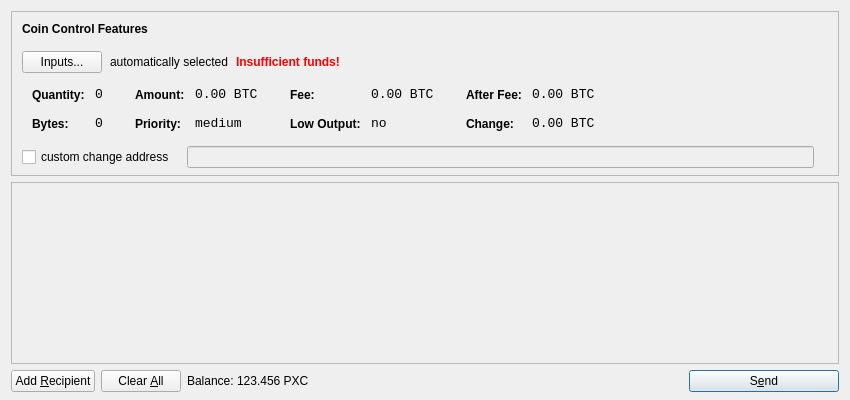
<?xml version="1.0" encoding="UTF-8"?>
<ui version="4.0">
 <class>SendCoinsDialog</class>
 <widget class="QDialog" name="SendCoinsDialog">
  <property name="geometry">
   <rect>
    <x>0</x>
    <y>0</y>
    <width>850</width>
    <height>400</height>
   </rect>
  </property>
  <property name="windowTitle">
   <string>Send Coins</string>
  </property>
  <layout class="QVBoxLayout" name="verticalLayout" stretch="0,1,0">
   <property name="bottomMargin">
    <number>8</number>
   </property>
   <item>
    <widget class="QFrame" name="frameCoinControl">
     <property name="sizePolicy">
      <sizepolicy hsizetype="Expanding" vsizetype="Expanding">
       <horstretch>0</horstretch>
       <verstretch>0</verstretch>
      </sizepolicy>
     </property>
     <property name="maximumSize">
      <size>
       <width>16777215</width>
       <height>16777215</height>
      </size>
     </property>
     <property name="frameShape">
      <enum>QFrame::StyledPanel</enum>
     </property>
     <property name="frameShadow">
      <enum>QFrame::Sunken</enum>
     </property>
     <layout class="QVBoxLayout" name="verticalLayoutCoinControl2">
      <property name="spacing">
       <number>-1</number>
      </property>
      <property name="leftMargin">
       <number>0</number>
      </property>
      <property name="topMargin">
       <number>0</number>
      </property>
      <property name="rightMargin">
       <number>0</number>
      </property>
      <property name="bottomMargin">
       <number>6</number>
      </property>
      <item>
       <layout class="QVBoxLayout" name="verticalLayoutCoinControl" stretch="0,0,0,0,1">
        <property name="spacing">
         <number>0</number>
        </property>
        <property name="leftMargin">
         <number>10</number>
        </property>
        <property name="topMargin">
         <number>10</number>
        </property>
        <item>
         <layout class="QHBoxLayout" name="horizontalLayoutCoinControl1">
          <property name="bottomMargin">
           <number>15</number>
          </property>
          <item>
           <widget class="QLabel" name="labelCoinControlFeatures">
            <property name="sizePolicy">
             <sizepolicy hsizetype="Preferred" vsizetype="Maximum">
              <horstretch>0</horstretch>
              <verstretch>0</verstretch>
             </sizepolicy>
            </property>
            <property name="font">
             <font>
              <weight>75</weight>
              <bold>true</bold>
             </font>
            </property>
            <property name="styleSheet">
             <string notr="true">font-weight:bold;</string>
            </property>
            <property name="text">
             <string>Coin Control Features</string>
            </property>
           </widget>
          </item>
         </layout>
        </item>
        <item>
         <layout class="QHBoxLayout" name="horizontalLayoutCoinControl2" stretch="0,0,0,0">
          <property name="spacing">
           <number>8</number>
          </property>
          <property name="bottomMargin">
           <number>10</number>
          </property>
          <item>
           <widget class="QPushButton" name="pushButtonCoinControl">
            <property name="styleSheet">
             <string notr="true"/>
            </property>
            <property name="text">
             <string>Inputs...</string>
            </property>
           </widget>
          </item>
          <item>
           <widget class="QLabel" name="labelCoinControlAutomaticallySelected">
            <property name="text">
             <string>automatically selected</string>
            </property>
            <property name="margin">
             <number>5</number>
            </property>
           </widget>
          </item>
          <item>
           <widget class="QLabel" name="labelCoinControlInsuffFunds">
            <property name="font">
             <font>
              <weight>75</weight>
              <bold>true</bold>
             </font>
            </property>
            <property name="styleSheet">
             <string notr="true">color:red;font-weight:bold;</string>
            </property>
            <property name="text">
             <string>Insufficient funds!</string>
            </property>
            <property name="margin">
             <number>5</number>
            </property>
           </widget>
          </item>
          <item>
           <spacer name="horizontalSpacerCoinControl">
            <property name="orientation">
             <enum>Qt::Horizontal</enum>
            </property>
            <property name="sizeHint" stdset="0">
             <size>
              <width>40</width>
              <height>1</height>
             </size>
            </property>
           </spacer>
          </item>
         </layout>
        </item>
        <item>
         <widget class="QWidget" name="widgetCoinControl" native="true">
          <property name="sizePolicy">
           <sizepolicy hsizetype="Preferred" vsizetype="Preferred">
            <horstretch>0</horstretch>
            <verstretch>0</verstretch>
           </sizepolicy>
          </property>
          <property name="minimumSize">
           <size>
            <width>0</width>
            <height>0</height>
           </size>
          </property>
          <property name="styleSheet">
           <string notr="true"/>
          </property>
          <layout class="QHBoxLayout" name="horizontalLayoutCoinControl5">
           <property name="margin">
            <number>0</number>
           </property>
           <item>
            <layout class="QHBoxLayout" name="horizontalLayoutCoinControl3" stretch="0,0,0,1">
             <property name="spacing">
              <number>20</number>
             </property>
             <property name="topMargin">
              <number>0</number>
             </property>
             <property name="bottomMargin">
              <number>10</number>
             </property>
             <item>
              <layout class="QFormLayout" name="formLayoutCoinControl1">
               <property name="horizontalSpacing">
                <number>10</number>
               </property>
               <property name="verticalSpacing">
                <number>14</number>
               </property>
               <property name="leftMargin">
                <number>10</number>
               </property>
               <property name="topMargin">
                <number>4</number>
               </property>
               <property name="rightMargin">
                <number>6</number>
               </property>
               <item row="0" column="0">
                <widget class="QLabel" name="labelCoinControlQuantityText">
                 <property name="styleSheet">
                  <string notr="true">font-weight:bold;</string>
                 </property>
                 <property name="text">
                  <string>Quantity:</string>
                 </property>
                 <property name="margin">
                  <number>0</number>
                 </property>
                </widget>
               </item>
               <item row="0" column="1">
                <widget class="QLabel" name="labelCoinControlQuantity">
                 <property name="font">
                  <font>
                   <family>Monospace</family>
                   <pointsize>10</pointsize>
                  </font>
                 </property>
                 <property name="cursor">
                  <cursorShape>IBeamCursor</cursorShape>
                 </property>
                 <property name="contextMenuPolicy">
                  <enum>Qt::ActionsContextMenu</enum>
                 </property>
                 <property name="text">
                  <string notr="true">0</string>
                 </property>
                 <property name="margin">
                  <number>0</number>
                 </property>
                 <property name="textInteractionFlags">
                  <set>Qt::LinksAccessibleByMouse|Qt::TextSelectableByKeyboard|Qt::TextSelectableByMouse</set>
                 </property>
                </widget>
               </item>
               <item row="1" column="0">
                <widget class="QLabel" name="labelCoinControlBytesText">
                 <property name="styleSheet">
                  <string notr="true">font-weight:bold;</string>
                 </property>
                 <property name="text">
                  <string>Bytes:</string>
                 </property>
                </widget>
               </item>
               <item row="1" column="1">
                <widget class="QLabel" name="labelCoinControlBytes">
                 <property name="font">
                  <font>
                   <family>Monospace</family>
                   <pointsize>10</pointsize>
                  </font>
                 </property>
                 <property name="cursor">
                  <cursorShape>IBeamCursor</cursorShape>
                 </property>
                 <property name="contextMenuPolicy">
                  <enum>Qt::ActionsContextMenu</enum>
                 </property>
                 <property name="text">
                  <string notr="true">0</string>
                 </property>
                 <property name="textInteractionFlags">
                  <set>Qt::LinksAccessibleByMouse|Qt::TextSelectableByKeyboard|Qt::TextSelectableByMouse</set>
                 </property>
                </widget>
               </item>
              </layout>
             </item>
             <item>
              <layout class="QFormLayout" name="formLayoutCoinControl2">
               <property name="horizontalSpacing">
                <number>10</number>
               </property>
               <property name="verticalSpacing">
                <number>14</number>
               </property>
               <property name="leftMargin">
                <number>6</number>
               </property>
               <property name="topMargin">
                <number>4</number>
               </property>
               <property name="rightMargin">
                <number>6</number>
               </property>
               <item row="0" column="0">
                <widget class="QLabel" name="labelCoinControlAmountText">
                 <property name="styleSheet">
                  <string notr="true">font-weight:bold;</string>
                 </property>
                 <property name="text">
                  <string>Amount:</string>
                 </property>
                 <property name="margin">
                  <number>0</number>
                 </property>
                </widget>
               </item>
               <item row="0" column="1">
                <widget class="QLabel" name="labelCoinControlAmount">
                 <property name="font">
                  <font>
                   <family>Monospace</family>
                   <pointsize>10</pointsize>
                  </font>
                 </property>
                 <property name="cursor">
                  <cursorShape>IBeamCursor</cursorShape>
                 </property>
                 <property name="contextMenuPolicy">
                  <enum>Qt::ActionsContextMenu</enum>
                 </property>
                 <property name="text">
                  <string notr="true">0.00 BTC</string>
                 </property>
                 <property name="textInteractionFlags">
                  <set>Qt::LinksAccessibleByMouse|Qt::TextSelectableByKeyboard|Qt::TextSelectableByMouse</set>
                 </property>
                </widget>
               </item>
               <item row="1" column="0">
                <widget class="QLabel" name="labelCoinControlPriorityText">
                 <property name="styleSheet">
                  <string notr="true">font-weight:bold;</string>
                 </property>
                 <property name="text">
                  <string>Priority:</string>
                 </property>
                </widget>
               </item>
               <item row="1" column="1">
                <widget class="QLabel" name="labelCoinControlPriority">
                 <property name="font">
                  <font>
                   <family>Monospace</family>
                   <pointsize>10</pointsize>
                  </font>
                 </property>
                 <property name="cursor">
                  <cursorShape>IBeamCursor</cursorShape>
                 </property>
                 <property name="contextMenuPolicy">
                  <enum>Qt::ActionsContextMenu</enum>
                 </property>
                 <property name="text">
                  <string>medium</string>
                 </property>
                 <property name="textInteractionFlags">
                  <set>Qt::LinksAccessibleByMouse|Qt::TextSelectableByKeyboard|Qt::TextSelectableByMouse</set>
                 </property>
                </widget>
               </item>
              </layout>
             </item>
             <item>
              <layout class="QFormLayout" name="formLayoutCoinControl3">
               <property name="horizontalSpacing">
                <number>10</number>
               </property>
               <property name="verticalSpacing">
                <number>14</number>
               </property>
               <property name="leftMargin">
                <number>6</number>
               </property>
               <property name="topMargin">
                <number>4</number>
               </property>
               <property name="rightMargin">
                <number>6</number>
               </property>
               <item row="0" column="0">
                <widget class="QLabel" name="labelCoinControlFeeText">
                 <property name="styleSheet">
                  <string notr="true">font-weight:bold;</string>
                 </property>
                 <property name="text">
                  <string>Fee:</string>
                 </property>
                 <property name="margin">
                  <number>0</number>
                 </property>
                </widget>
               </item>
               <item row="0" column="1">
                <widget class="QLabel" name="labelCoinControlFee">
                 <property name="font">
                  <font>
                   <family>Monospace</family>
                   <pointsize>10</pointsize>
                  </font>
                 </property>
                 <property name="cursor">
                  <cursorShape>IBeamCursor</cursorShape>
                 </property>
                 <property name="contextMenuPolicy">
                  <enum>Qt::ActionsContextMenu</enum>
                 </property>
                 <property name="text">
                  <string notr="true">0.00 BTC</string>
                 </property>
                 <property name="textInteractionFlags">
                  <set>Qt::LinksAccessibleByMouse|Qt::TextSelectableByKeyboard|Qt::TextSelectableByMouse</set>
                 </property>
                </widget>
               </item>
               <item row="1" column="0">
                <widget class="QLabel" name="labelCoinControlLowOutputText">
                 <property name="styleSheet">
                  <string notr="true">font-weight:bold;</string>
                 </property>
                 <property name="text">
                  <string>Low Output:</string>
                 </property>
                </widget>
               </item>
               <item row="1" column="1">
                <widget class="QLabel" name="labelCoinControlLowOutput">
                 <property name="font">
                  <font>
                   <family>Monospace</family>
                   <pointsize>10</pointsize>
                  </font>
                 </property>
                 <property name="cursor">
                  <cursorShape>IBeamCursor</cursorShape>
                 </property>
                 <property name="contextMenuPolicy">
                  <enum>Qt::ActionsContextMenu</enum>
                 </property>
                 <property name="text">
                  <string>no</string>
                 </property>
                 <property name="textInteractionFlags">
                  <set>Qt::LinksAccessibleByMouse|Qt::TextSelectableByKeyboard|Qt::TextSelectableByMouse</set>
                 </property>
                </widget>
               </item>
              </layout>
             </item>
             <item>
              <layout class="QFormLayout" name="formLayoutCoinControl4">
               <property name="horizontalSpacing">
                <number>10</number>
               </property>
               <property name="verticalSpacing">
                <number>14</number>
               </property>
               <property name="leftMargin">
                <number>6</number>
               </property>
               <property name="topMargin">
                <number>4</number>
               </property>
               <property name="rightMargin">
                <number>6</number>
               </property>
               <item row="0" column="0">
                <widget class="QLabel" name="labelCoinControlAfterFeeText">
                 <property name="styleSheet">
                  <string notr="true">font-weight:bold;</string>
                 </property>
                 <property name="text">
                  <string>After Fee:</string>
                 </property>
                 <property name="margin">
                  <number>0</number>
                 </property>
                </widget>
               </item>
               <item row="0" column="1">
                <widget class="QLabel" name="labelCoinControlAfterFee">
                 <property name="font">
                  <font>
                   <family>Monospace</family>
                   <pointsize>10</pointsize>
                  </font>
                 </property>
                 <property name="cursor">
                  <cursorShape>IBeamCursor</cursorShape>
                 </property>
                 <property name="contextMenuPolicy">
                  <enum>Qt::ActionsContextMenu</enum>
                 </property>
                 <property name="text">
                  <string notr="true">0.00 BTC</string>
                 </property>
                 <property name="textInteractionFlags">
                  <set>Qt::LinksAccessibleByMouse|Qt::TextSelectableByKeyboard|Qt::TextSelectableByMouse</set>
                 </property>
                </widget>
               </item>
               <item row="1" column="0">
                <widget class="QLabel" name="labelCoinControlChangeText">
                 <property name="styleSheet">
                  <string notr="true">font-weight:bold;</string>
                 </property>
                 <property name="text">
                  <string>Change:</string>
                 </property>
                </widget>
               </item>
               <item row="1" column="1">
                <widget class="QLabel" name="labelCoinControlChange">
                 <property name="font">
                  <font>
                   <family>Monospace</family>
                   <pointsize>10</pointsize>
                  </font>
                 </property>
                 <property name="cursor">
                  <cursorShape>IBeamCursor</cursorShape>
                 </property>
                 <property name="contextMenuPolicy">
                  <enum>Qt::ActionsContextMenu</enum>
                 </property>
                 <property name="text">
                  <string notr="true">0.00 BTC</string>
                 </property>
                 <property name="textInteractionFlags">
                  <set>Qt::LinksAccessibleByMouse|Qt::TextSelectableByKeyboard|Qt::TextSelectableByMouse</set>
                 </property>
                </widget>
               </item>
              </layout>
             </item>
            </layout>
           </item>
          </layout>
         </widget>
        </item>
        <item>
         <layout class="QHBoxLayout" name="horizontalLayoutCoinControl4" stretch="0,0,0">
          <property name="spacing">
           <number>12</number>
          </property>
          <property name="sizeConstraint">
           <enum>QLayout::SetDefaultConstraint</enum>
          </property>
          <property name="topMargin">
           <number>5</number>
          </property>
          <property name="rightMargin">
           <number>5</number>
          </property>
          <item>
           <widget class="QCheckBox" name="checkBoxCoinControlChange">
            <property name="text">
             <string>custom change address</string>
            </property>
           </widget>
          </item>
          <item>
           <widget class="QLineEdit" name="lineEditCoinControlChange">
            <property name="enabled">
             <bool>false</bool>
            </property>
            <property name="sizePolicy">
             <sizepolicy hsizetype="Expanding" vsizetype="Fixed">
              <horstretch>0</horstretch>
              <verstretch>0</verstretch>
             </sizepolicy>
            </property>
           </widget>
          </item>
          <item>
           <widget class="QLabel" name="labelCoinControlChangeLabel">
            <property name="sizePolicy">
             <sizepolicy hsizetype="Preferred" vsizetype="Expanding">
              <horstretch>0</horstretch>
              <verstretch>0</verstretch>
             </sizepolicy>
            </property>
            <property name="minimumSize">
             <size>
              <width>0</width>
              <height>0</height>
             </size>
            </property>
            <property name="text">
             <string/>
            </property>
            <property name="margin">
             <number>3</number>
            </property>
           </widget>
          </item>
         </layout>
        </item>
        <item>
         <spacer name="verticalSpacerCoinControl">
          <property name="orientation">
           <enum>Qt::Vertical</enum>
          </property>
          <property name="sizeHint" stdset="0">
           <size>
            <width>800</width>
            <height>1</height>
           </size>
          </property>
         </spacer>
        </item>
       </layout>
      </item>
     </layout>
    </widget>
   </item>
   <item>
    <widget class="QScrollArea" name="scrollArea">
     <property name="widgetResizable">
      <bool>true</bool>
     </property>
     <widget class="QWidget" name="scrollAreaWidgetContents">
      <property name="geometry">
       <rect>
        <x>0</x>
        <y>0</y>
        <width>830</width>
        <height>165</height>
       </rect>
      </property>
      <layout class="QVBoxLayout" name="verticalLayout_2">
       <property name="margin">
        <number>0</number>
       </property>
       <item>
        <layout class="QVBoxLayout" name="entries">
         <property name="spacing">
          <number>6</number>
         </property>
        </layout>
       </item>
       <item>
        <spacer name="verticalSpacer">
         <property name="orientation">
          <enum>Qt::Vertical</enum>
         </property>
         <property name="sizeHint" stdset="0">
          <size>
           <width>20</width>
           <height>40</height>
          </size>
         </property>
        </spacer>
       </item>
      </layout>
     </widget>
    </widget>
   </item>
   <item>
    <layout class="QHBoxLayout" name="horizontalLayout">
     <item>
      <widget class="QPushButton" name="addButton">
       <property name="toolTip">
        <string>Send to multiple recipients at once</string>
       </property>
       <property name="text">
        <string>Add &amp;Recipient</string>
       </property>
       <property name="icon">
        <iconset resource="../bitcoin.qrc">
         <normaloff>:/icons/add</normaloff>:/icons/add</iconset>
       </property>
       <property name="autoDefault">
        <bool>false</bool>
       </property>
      </widget>
     </item>
     <item>
      <widget class="QPushButton" name="clearButton">
       <property name="sizePolicy">
        <sizepolicy hsizetype="Minimum" vsizetype="Fixed">
         <horstretch>0</horstretch>
         <verstretch>0</verstretch>
        </sizepolicy>
       </property>
       <property name="toolTip">
        <string>Remove all transaction fields</string>
       </property>
       <property name="text">
        <string>Clear &amp;All</string>
       </property>
       <property name="icon">
        <iconset resource="../bitcoin.qrc">
         <normaloff>:/icons/remove</normaloff>:/icons/remove</iconset>
       </property>
       <property name="autoRepeatDelay">
        <number>300</number>
       </property>
       <property name="autoDefault">
        <bool>false</bool>
       </property>
      </widget>
     </item>
     <item>
      <layout class="QHBoxLayout" name="horizontalLayout_2">
       <property name="spacing">
        <number>3</number>
       </property>
       <item>
        <widget class="QLabel" name="label">
         <property name="text">
          <string>Balance:</string>
         </property>
        </widget>
       </item>
       <item>
        <widget class="QLabel" name="labelBalance">
         <property name="cursor">
          <cursorShape>IBeamCursor</cursorShape>
         </property>
         <property name="text">
          <string>123.456 PXC</string>
         </property>
         <property name="textInteractionFlags">
          <set>Qt::LinksAccessibleByMouse|Qt::TextSelectableByKeyboard|Qt::TextSelectableByMouse</set>
         </property>
        </widget>
       </item>
      </layout>
     </item>
     <item>
      <spacer name="horizontalSpacer">
       <property name="orientation">
        <enum>Qt::Horizontal</enum>
       </property>
       <property name="sizeHint" stdset="0">
        <size>
         <width>40</width>
         <height>20</height>
        </size>
       </property>
      </spacer>
     </item>
     <item>
      <widget class="QPushButton" name="sendButton">
       <property name="minimumSize">
        <size>
         <width>150</width>
         <height>0</height>
        </size>
       </property>
       <property name="toolTip">
        <string>Confirm the send action</string>
       </property>
       <property name="text">
        <string>S&amp;end</string>
       </property>
       <property name="icon">
        <iconset resource="../bitcoin.qrc">
         <normaloff>:/icons/send</normaloff>:/icons/send</iconset>
       </property>
       <property name="default">
        <bool>true</bool>
       </property>
      </widget>
     </item>
    </layout>
   </item>
  </layout>
 </widget>
 <resources>
  <include location="../bitcoin.qrc"/>
 </resources>
 <connections/>
</ui>
